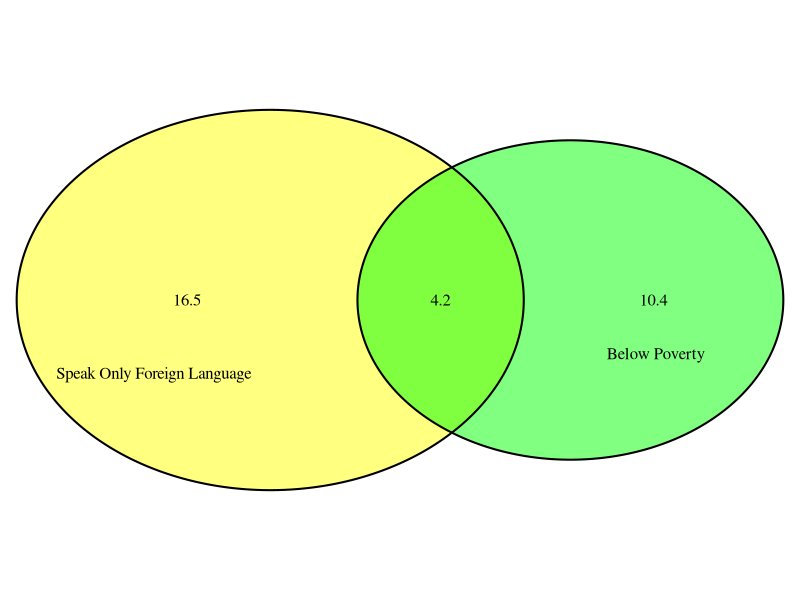
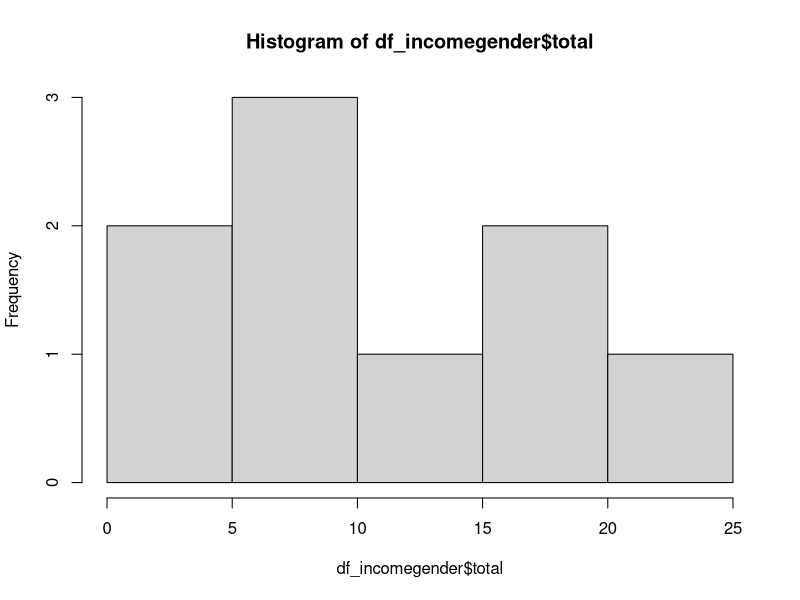
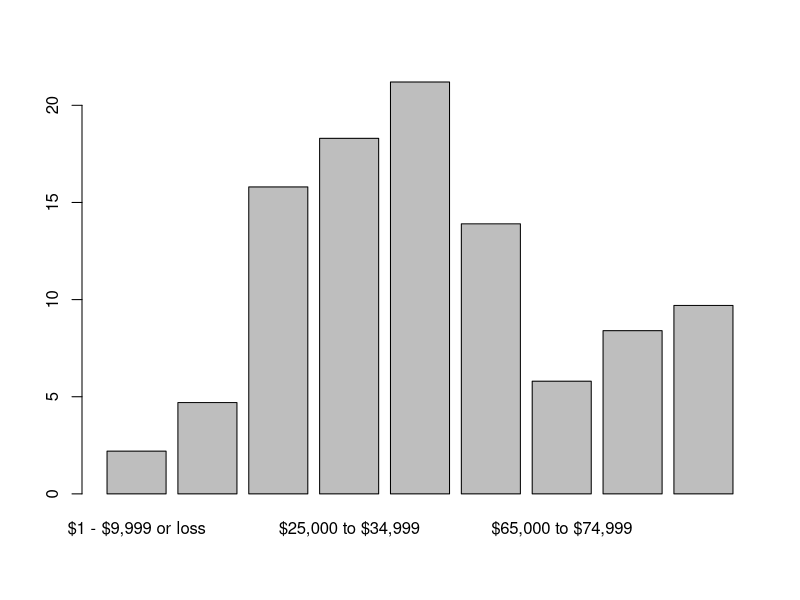

These charts were generated, in order, by the following R code:
## ---- chunk 1
4/36
#or
1/9
## ---- chunk 2
1/36
## ---- chunk 3
library(VennDiagram)

belowPovertyLine <- 14.6
speakForeignLanguage <- 20.7
bothCategories <- 4.2

venn.plot <- draw.pairwise.venn(belowPovertyLine,  speakForeignLanguage, cross.area=bothCategories,  c("Below Poverty", "Speak Only Foreign Language"),  fill=c("green", "yellow"), cat.dist=-0.08, ind=FALSE)
grid.draw(venn.plot)
## ---- chunk 4
povertyOnly <- belowPovertyLine - bothCategories
povertyOnly
## ---- chunk 5
speakForeignLanguage + belowPovertyLine - bothCategories
## ---- chunk 6
povertyOnly <- belowPovertyLine - bothCategories
100 - speakForeignLanguage - povertyOnly  
## ---- chunk 7
(belowPovertyLine/100) * (speakForeignLanguage / 100)
## ---- chunk 8
((114+108)/204) - (78/204)
## ---- chunk 9
78/114
## ---- chunk 10
#probability that a randomly chosen male respondent with brown eyes has a partner with blue eyes
19/54

#probability of a randomly chosen male respondent with green eyes having a partner with blue eyes
11/36
## ---- chunk 11
(28/95) * (59/94)
## ---- chunk 12
(72/95) * (28/94)
## ---- chunk 13
((72/95)*(28/95))
## ---- chunk 14
((2/5)*(3/4))
((2/5)*(3/5))
## ---- chunk 15
#Probability of checked luggage - 0 bags 54%, 1 bag - 34%, 2 bags - 12%
probabilityCheckedLuggage <- c(0.54, 0.34, 0.12)

#Number of bags
bagQuantity <- c(0, 1, 2)

#Baggage Fee
baggageFee <- c(0, 25, 25 + 35)


dfCheckinBags <- data.frame(probabilityCheckedLuggage, bagQuantity, baggageFee)
dfCheckinBags$probabilityFee <- dfCheckinBags$probabilityCheckedLuggage * dfCheckinBags$baggageFee
dfCheckinBags

#Revenue per passenger
revenuPassenger <- sum(dfCheckinBags$probabilityFee)
revenuPassenger

#Variance
dfCheckinBags$MeanDf <- dfCheckinBags$probabilityFee - revenuPassenger
dfCheckinBags$Sqr <- dfCheckinBags$MeanDf ^ 2
dfCheckinBags$sp  <- dfCheckinBags$Sqr * dfCheckinBags$probabilityCheckedLuggage
dfCheckinBags

#SD
var <- sum(dfCheckinBags$sp)
stdDev <- sqrt(var)
stdDev
## ---- chunk 16
#120 passengers
noOfPassengers <- 120
avgerageInc <- revenuPassenger * noOfPassengers
avgerageInc

#SD
var120 <- (noOfPassengers ^ 2) * var
sd120 <- sqrt(var120)
sd120
## ---- chunk 17
income <- c("$1 - $9,999 or loss","$10,000 to $14,999", "$15,000 to $24,999", "$25,000 to $34,999", "$35,000 to $49,999", "$50,000 to $64,000", "$65,000 to $74,999", "$75,000 to $99,999", "$100,000 or more")
total <- c(2.2,4.7,15.8,18.3,21.2,13.9,5.8,8.4,9.7)
#incomelowerrange <- c(1,10000, 15000, 25000, 35000, 50000, 65000, 75000, 100000)
#incomeupperrange <- c(9999,14999, 24999, 34999, 49999, 64000, 74999, 99999, 199999)
#incomeuppermiddle <- (incomelowerrange + incomeupperrange) /2
#incometotal <- incomeuppermiddle * total

df_incomegender <- data.frame(income, total)

df_incomegender
hist(df_incomegender$total)

barplot(df_incomegender$total, names.arg=income)

## ---- chunk 18
#First 5 rows / total
probab50000 <- sum(df_incomegender[1:5,]$total) / sum(df_incomegender$total)
probab50000
## ---- chunk 19
probab50000female <- 0.41 * probab50000
probab50000female
## ---- chunk 20
female50000 <- 0.718 * .41
female50000
